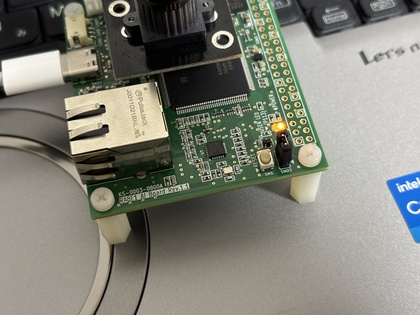
%> input picture RA8E1Board_2.jpeg, 420 x 315 px, shrunk from 4032 x 3024 before the run
$ octave --eval "result = extract_hlac_features(imread('../RA8E1Board_2.jpeg'));"   (GNU Octave 9; MATLAB toolbox functions it lacks are replaced by stand-ins)
%> lines starting %> are read from the running program, lines starting %| are printed output that depends on the picture
function features = extract_hlac_features(img, order, use_sobel)
    % HLAC(Higher-order Local Auto-Correlation)特徴量抽出
    % Sobelフィルタ前処理を含む
    %
    % 入力:
    %   img        - 入力画像(グレースケールまたはRGB)
    %   order      - HLAC次数(1または2，デフォルトは2)
    %   use_sobel  - Sobelフィルタを適用するか(デフォルトはfalse)
    %
    % 出力:
    %   features - HLAC特徴ベクトル
    %            order=1: 5次元
    %            order=2: 25次元(0次(1) + 1次(4) + 2次(20))
    %
    % 処理の流れ:
    %   1. グレースケール変換
    %   2. Sobelフィルタ適用(|P|+|Q|を計算)
    %   3. HLAC特徴量抽出

    if nargin < 2
        order = 2;  % デフォルトは2次
    end

    if nargin < 3
        use_sobel = false;  % デフォルトはSobelなし
    end

    % グレースケール変換
    if size(img, 3) == 3
        gray_img = rgb2gray(img);
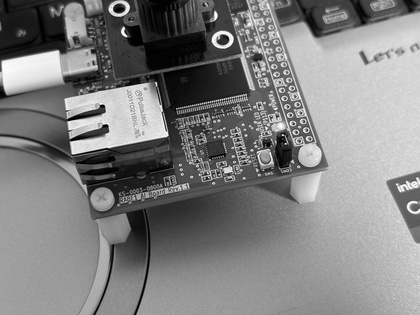
%> gray_img: size 315x420 uint8; min 0, max 254, mean 128.4
    else
        gray_img = img;
    end

    % 正規化
    gray_img = double(gray_img) / 255.0;
%> gray_img: size 315x420 double

    % Sobelフィルタ適用
    if use_sobel
        sobel_img = apply_sobel_filter(gray_img);
    else
        sobel_img = gray_img;
    end

    % HLAC特徴量抽出
    if order == 1
        features = compute_hlac_order1(sobel_img);
    elseif order == 2
        features = compute_hlac_order2(sobel_img);
% [5 lines not run here, left out]
% [80 lines left out: functions apply_sobel_filter, compute_hlac_order1, not called in this run]

function features = compute_hlac_order2(img)
    % 2次HLAC特徴量(25次元)
    % 3x3近傍の定義に基づく「0次(1) + 1次(4) + 2次(20)」
    % 2次(20)は，8近傍(中心除く)のペア(重複あり)をD4対称性で同値類にまとめた代表パターン

    [h, w] = size(img);
%> h = 315; w = 420
    features = zeros(25, 1);

    % パディング(Toolbox無しでも動くように自前実装)
    padded = local_padarray_zeros(img, 1, 1);

    % 8近傍オフセット(中心除外)
    persistent offsets8 pair_idx idx_right idx_down idx_rd idx_ru
    if isempty(offsets8)
        offsets8 = [
            -1, -1;  % 左上
            -1,  0;  % 上
            -1,  1;  % 右上
             0, -1;  % 左
             0,  1;  % 右
             1, -1;  % 左下
             1,  0;  % 下
             1,  1   % 右下
        ];

        idx_right = find(offsets8(:, 1) == 0 & offsets8(:, 2) == 1, 1);
        idx_down  = find(offsets8(:, 1) == 1 & offsets8(:, 2) == 0, 1);
        idx_rd    = find(offsets8(:, 1) == 1 & offsets8(:, 2) == 1, 1);
        idx_ru    = find(offsets8(:, 1) == -1 & offsets8(:, 2) == 1, 1);

        % 2次(20)のパターンをD4対称でまとめて代表を選ぶ
        pair_idx = local_hlac25_second_order_pairs(offsets8);
    end

    count = 0;
    neigh = zeros(8, 1);
    for y = 2:h+1
        for x = 2:w+1
            center = padded(y, x);

            for k = 1:8
                neigh(k) = padded(y + offsets8(k, 1), x + offsets8(k, 2));
            end

            % 0次 + 1次 (5次元)
            features(1) = features(1) + center;
            features(2) = features(2) + center * neigh(idx_right);
            features(3) = features(3) + center * neigh(idx_down);
            features(4) = features(4) + center * neigh(idx_rd);
            features(5) = features(5) + center * neigh(idx_ru);

            % 2次 (20次元)
            for p = 1:size(pair_idx, 1)
                i = pair_idx(p, 1);
                j = pair_idx(p, 2);
                features(5 + p) = features(5 + p) + center * neigh(i) * neigh(j);
            end

            count = count + 1;
        end
    end

    features = features / count;
end

function padded = local_padarray_zeros(img, pad_h, pad_w)
%> called with pad_h = 1, pad_w = 1
% Minimal padarray replacement: pads with zeros on both sides.
if nargin < 2, pad_h = 1; end
if nargin < 3, pad_w = pad_h; end

[h, w] = size(img);
%> h = 315; w = 420
padded = zeros(h + 2*pad_h, w + 2*pad_w);
padded(1+pad_h:pad_h+h, 1+pad_w:pad_w+w) = img;
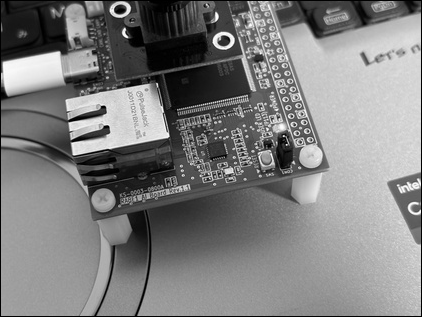
%> padded: size 317x422 double; min 0, max 0.996, mean 0.498
end

function pair_idx = local_hlac25_second_order_pairs(offsets8)
% Returns 20 representative unordered pairs (i<=j) of the 8-neighborhood offsets,
% reduced by D4 symmetry. Output is stable (sorted by canonical key).

% All unordered pairs with repetition
pairs_all = zeros(36, 2);
z = 1;
for i = 1:8
    for j = i:8
        pairs_all(z, :) = [i, j];
        z = z + 1;
    end
end

T = local_d4_transforms();
keys = cell(size(pairs_all, 1), 1);

for p = 1:size(pairs_all, 1)
    i = pairs_all(p, 1);
    j = pairs_all(p, 2);
    a = offsets8(i, :);
    b = offsets8(j, :);

    best = '';
    for t = 1:size(T, 3)
        a2 = (T(:, :, t) * a.').';
        b2 = (T(:, :, t) * b.').';
        % order the pair
        if local_lex_gt(a2, b2)
            tmp = a2; a2 = b2; b2 = tmp;
        end
        s = sprintf('%d,%d;%d,%d', a2(1), a2(2), b2(1), b2(2));
        if isempty(best) || local_str_lt(s, best)
            best = s;
        end
    end
    keys{p} = best;
end

% Group by canonical key
[keys_sorted, order] = sort(keys);
pairs_sorted = pairs_all(order, :);

pair_idx = zeros(0, 2);
last_key = '';
for p = 1:numel(keys_sorted)
    if ~strcmp(keys_sorted{p}, last_key)
        pair_idx(end+1, :) = pairs_sorted(p, :); %#ok<AGROW>
        last_key = keys_sorted{p};
    end
end

% [5 lines left out: function local_str_lt, not called in this run]

% Expect 20 patterns
if size(pair_idx, 1) ~= 20
%> (the run ends here)

$ run again, on RA8E1Board_3.jpeg
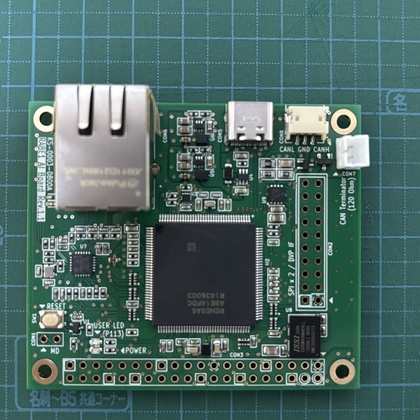
%> input picture RA8E1Board_3.jpeg, 420 x 420 px, shrunk from 3326 x 3326 before the run
%> in extract_hlac_features, `gray_img = rgb2gray(img);`:
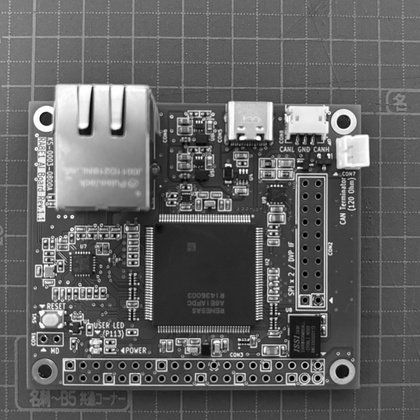
%> gray_img: size 420x420 uint8; min 0, max 255, mean 98.2
%> in local_padarray_zeros, `padded(1+pad_h:pad_h+h, 1+pad_w:pad_w+w) = img;`:
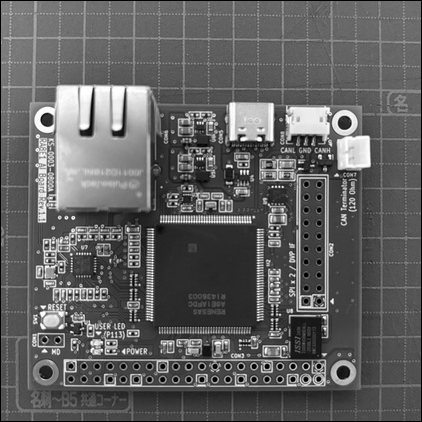
%> padded: size 422x422 double; min 0, max 1, mean 0.381

$ run again, on RA8E1Board_4.jpeg
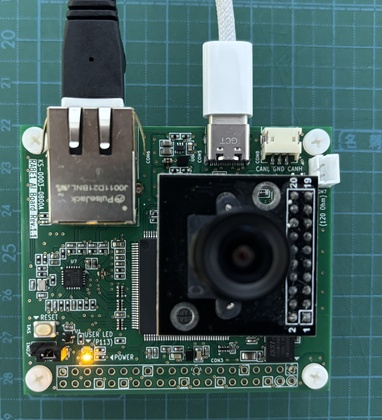
%> input picture RA8E1Board_4.jpeg, 382 x 420 px, shrunk from 3031 x 3329 before the run
%> in extract_hlac_features, `gray_img = rgb2gray(img);`:
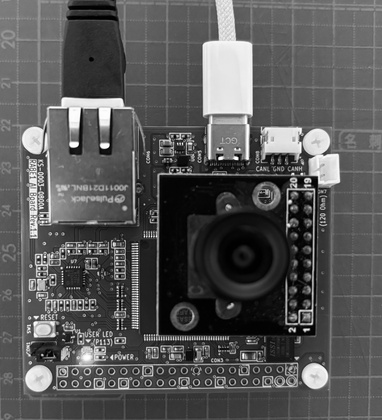
%> gray_img: size 420x382 uint8; min 0, max 254, mean 87.1
%> in local_padarray_zeros, `padded(1+pad_h:pad_h+h, 1+pad_w:pad_w+w) = img;`:
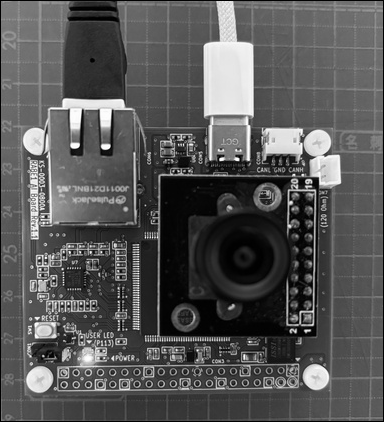
%> padded: size 422x384 double; min 0, max 0.996, mean 0.338
